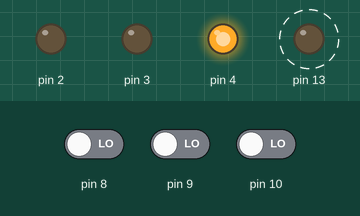
Recording of a program running on a simulated Arduino Uno, built with avr-gcc and run on an emulated ATmega328P. Shown: output pins drawn as LEDs (lit = HIGH). Dashed ring = blinking. The test bench sets the inputs (shaded band); at power-on: pin 9 LOW, pin 8 LOW, pin 10 LOW.

Above: at 5.8 s.
5.9 s: pin 9 driven HIGH
At 8.8 s:
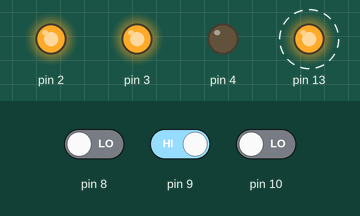
12.1 s: pin 8 driven HIGH
At 14.8 s:
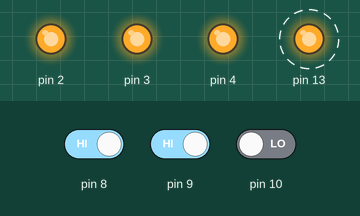
18.3 s: pin 10 driven HIGH
At 20.8 s:
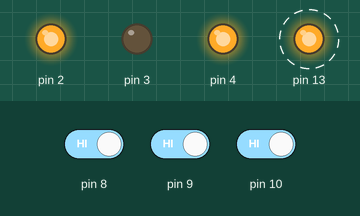
24.5 s: pin 8 driven LOW
At 26.5 s:
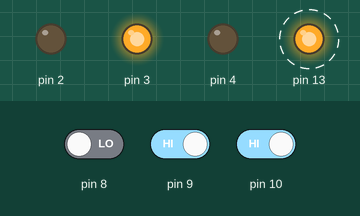
30.5 s: pin 9 driven LOW
At 32.3 s:
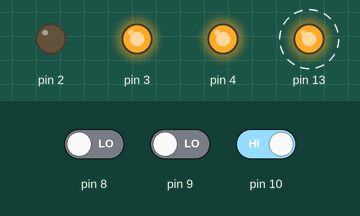
36.5 s: pin 8 driven HIGH
At 38.8 s:
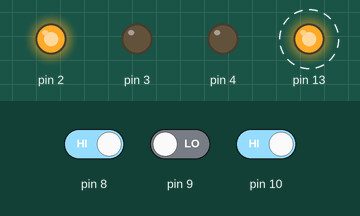
Timing chart, 0 to 43.5 s (numbered marks = the images above; inputs shaded):
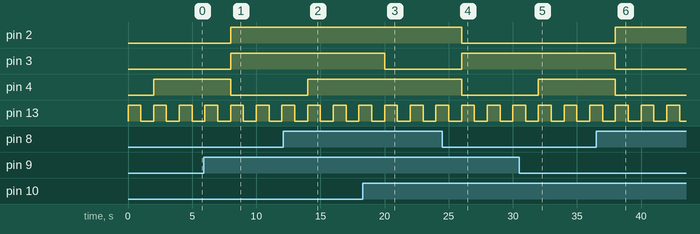

The program:

main.cpp
```cpp
#include<Arduino.h>
int z,y,x,a,b,c,clk;
//void disp_7474(int z,int y,int x)
//{
 //digitalWrite(2, x);
 //digitalWrite(3, y);
 //digitalWrite(4, z);
//}
void setup()
{

//Serial.begin(9600);
	pinMode(13,OUTPUT);
	pinMode(2,OUTPUT);
	pinMode(3,OUTPUT);
	pinMode(4,OUTPUT);
	pinMode(8,INPUT);
	pinMode(9,INPUT);
	pinMode(10,INPUT);
//Serial.println("abc xyz clock low");
	}

void loop()
{
	digitalWrite(13,HIGH);
	delay(1000);

	a = digitalRead(8);
        b = digitalRead(9);
        c = digitalRead(10);


        x = ((a&&c) || (b&&!c));
	y= ((!a&&c)||(b&&!c));
	z = ((!a&&!b) || (a&&b));

        digitalWrite(13,LOW);
	 delay(1000);

	 digitalWrite(2,x);
         digitalWrite(3,y);
         digitalWrite(4,z);
       //disp_7474(z,y,x);


        //Serial.print(a);
        //Serial.print(b);
        //Serial.print(c);
        //Serial.print(" ");
	//Serial.print(x);
	//Serial.print(y);
       // Serial.println(z);

      }
```

Measured:
- after the input at 5.9 s, pin 2, pin 3: LOW → HIGH after 2.1 s; pin 4: HIGH → LOW after 2.1 s
- after the input at 12.1 s, pin 4: LOW → HIGH after 1.9 s
- after the input at 18.3 s, pin 3: HIGH → LOW after 1.7 s
- after the input at 24.5 s, pin 2, pin 4: HIGH → LOW after 1.5 s; pin 3: LOW → HIGH after 1.5 s
- after the input at 30.5 s, pin 4: LOW → HIGH after 1.5 s
- after the input at 36.5 s, pin 2: LOW → HIGH after 1.5 s; pin 3, pin 4: HIGH → LOW after 1.5 s
- by itself, pin 13: alternates HIGH for 1.0 s and LOW for 1.0 s
